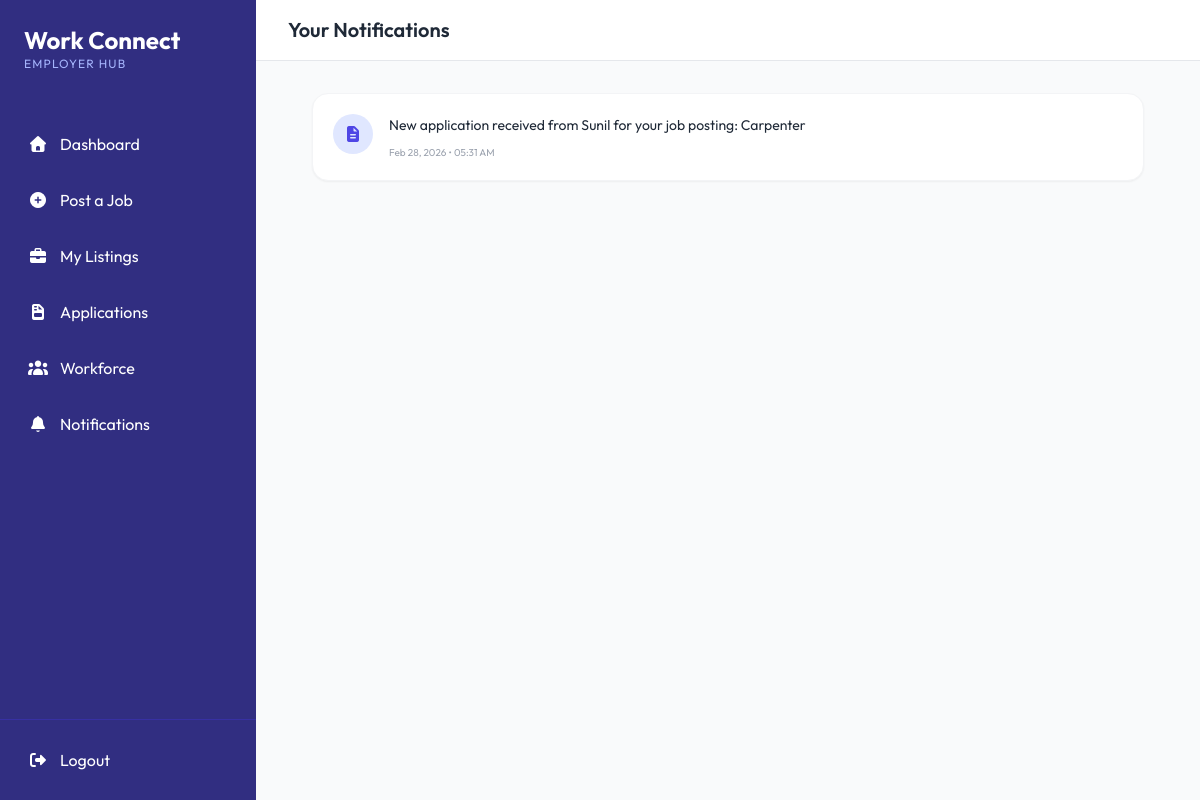
/notifications.php (signed in), run on the app's committed database.
### tables this page shows
CREATE TABLE `notifications` (
  `id` int(11) NOT NULL,
  `user_id` int(11) NOT NULL,
  `message` text NOT NULL,
  `type` varchar(50) DEFAULT 'general',
  `is_read` tinyint(1) DEFAULT 0,
  `created_at` timestamp NOT NULL DEFAULT current_timestamp()
);

### notifications.php (the view, shortened to what this page needs)
<?php
require_once 'includes/db_connect.php';
$user_id = $_SESSION['user_id'];
$role = $_SESSION['role'];
$pdo->prepare("UPDATE notifications SET is_read = TRUE WHERE user_id = ?")->execute([$user_id]);
$stmt = $pdo->prepare("SELECT * FROM notifications WHERE user_id = ? ORDER BY created_at DESC");
$stmt->execute([$user_id]);
$notifications = $stmt->fetchAll();
?>
<!DOCTYPE html>
<html lang="en">
<head>
    <script src="https://cdn.tailwindcss.com"></script>
    <link rel="stylesheet" href="https://cdnjs.cloudflare.com/ajax/libs/font-awesome/7.0.1/css/all.min.css">
</head>
<body class="bg-gray-50 flex h-screen overflow-hidden">
    <?php
    if ($role === 'employer') include 'includes/employer_sidebar.php';
    else include 'includes/employee_sidebar.php';
    ?>
    <main class="flex-grow flex flex-col overflow-y-auto bg-gray-50">
        <header class="bg-white border-b border-gray-200 p-4 flex items-center justify-between sticky top-0 z-20">
            <div class="flex items-center space-x-4">
                <h2 class="text-xl font-semibold text-gray-800">Your Notifications</h2>
            </div>
        </header>
        <div class="p-4 md:p-8 max-w-4xl mx-auto w-full">
            <?php if (empty($notifications)): ?>
                <div class="bg-white p-12 rounded-3xl text-center border border-gray-100 shadow-sm">
                    <div class="w-16 h-16 bg-gray-50 rounded-full flex items-center justify-center mx-auto mb-4 text-gray-300">
                        <i class="fas fa-bell-slash text-2xl"></i>
                    </div>
                    <h3 class="text-lg font-bold text-gray-800">No notifications</h3>
                    <p class="text-gray-500 mt-1">We'll notify you when something important happens.</p>
                </div>
            <?php else: ?>
                <div class="space-y-4">
                    <?php foreach ($notifications as $n): ?>
                        <div class="bg-white p-5 rounded-2xl shadow-sm border border-gray-100 flex items-start space-x-4">
                            <div class="w-10 h-10 rounded-full flex items-center justify-center shrink-0
                                <?php
                                if($n['type'] == 'hiring') echo 'bg-green-100 text-green-600';
                                elseif($n['type'] == 'application') echo 'bg-indigo-100 text-indigo-600';
                                elseif($n['type'] == 'rejection') echo 'bg-red-100 text-red-600';
                                else echo 'bg-gray-100 text-gray-600';
                                ?>">
                                <i class="fas <?php
                                    if($n['type'] == 'hiring') echo 'fa-check';
                                    elseif($n['type'] == 'application') echo 'fa-file-alt';
                                    elseif($n['type'] == 'rejection') echo 'fa-times';
                                    else echo 'fa-bell';
                                ?>"></i>
                            </div>
                            <div class="flex-1">
                                <p class="text-sm text-gray-800 leading-relaxed"><?php echo htmlspecialchars($n['message']); ?></p>
                                <p class="text-[10px] text-gray-400 mt-2"><?php echo date('M d, Y • h:i A', strtotime($n['created_at'])); ?></p>
                            </div>
                        </div>
                    <?php endforeach; ?>
                </div>
            <?php endif; ?>
        </div>
    </main>
</body>
</html>

### notifications.php (style rules this page uses)
body { font-family: 'Outfit', sans-serif; }

### data on the page
notifications: message "New application received from Sunil for your job posting: Carpenter", created_at "Feb 28, 2026 • 05:31 AM"
